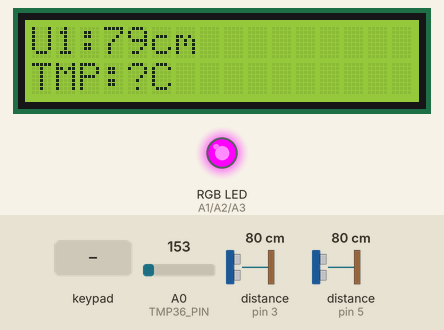
This sketch was run on a simulated Arduino Uno, built with avr-gcc and run on an emulated ATmega328P. Shown: 16×2 character LCD, an RGB LED mixed from three pins (HIGH = lit). Wiring (inferred from the names in the program): 2 × ultrasonic range finder: trigger pin 2, echo pin 3 / trigger pin 4, echo pin 5. Wiring (inferred from the signals the program sends): 4×4 keypad with keys 1 2 3 A 4 5 6 B 7 8 9 C * 0 # D: rows pin 6, pin 7, pin 8, pin 9; columns pin 10, pin 11, pin 12, pin 13. Inputs (shaded band) come from the test bench; at power-on: distance to the obstacle (sensors on pin 3, pin 5) 80 cm, A0 (TMP36_PIN) = 153. The echo pulse lasts 58.3 µs per cm; pins used as bus, display or sensor lines are not drawn; what the sketch prints to the serial monitor is not drawn.

Above: at 2.8 s.
2.9 s: distance to the obstacle (sensor on pin 3) set to 2 cm
At 4.5 s:
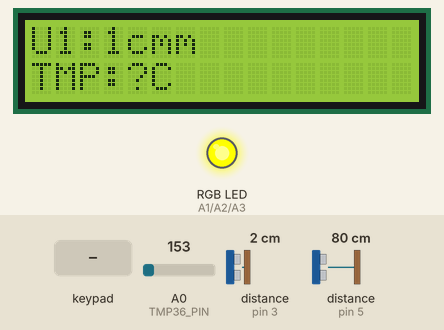
6.9 s: keypad keys 1 2 D pressed 0.4 s apart
At 7.78 s:
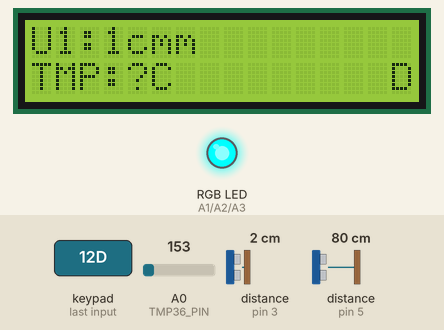
9.6 s: keypad keys 2 5 # pressed 0.4 s apart
At 10.47 s:
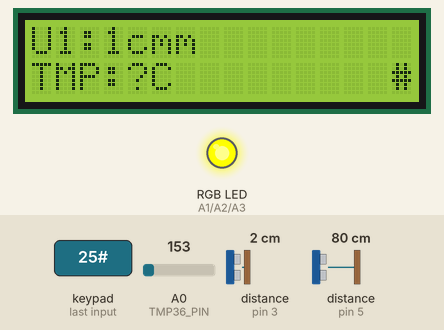
12.3 s: distance to the obstacle (sensor on pin 3) set to 4 cm
At 14.1 s:
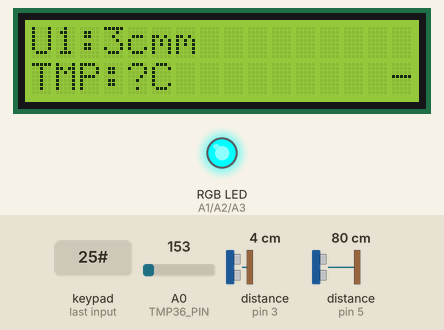
14.2 s: distance to the obstacle (sensor on pin 5) set to 2 cm
At 18.5 s:
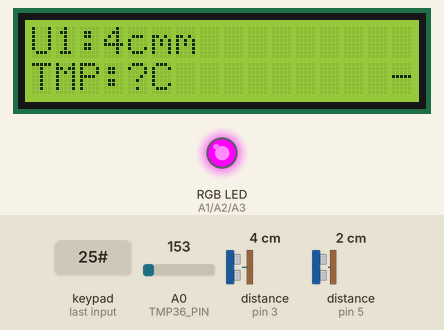
Timing chart, 0 to 19.2 s (numbered marks = the images above; inputs shaded):
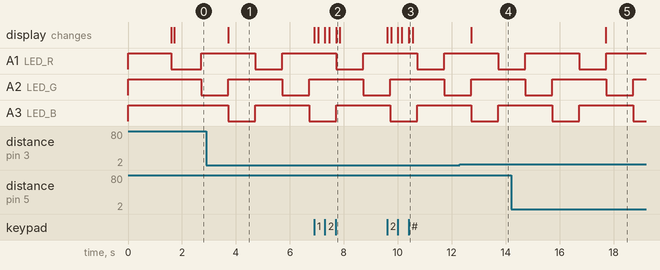

The sketch:

Setup_Testing.ino
```cpp
/*
Ultrasonic1 Trig : D2
            Echo : D3
Ultrasonic2 Trig : D4
            Echo : D5

I2C LCD     SDA : A4
            SCL : A5

Keypad      Row1 : D6
            Row2 : D7
            Row3 : D8
            Row4 : D9
            Col1 : D10
            Col2 : D11
            Col3 : D12
            Col4 : D13

TMP         Vout : A0

RGB LED     R : A1
            G : A2
            B : A3
*/

#include <Wire.h>
#include <LiquidCrystal_I2C.h>

// ==========================================
// 1. การกำหนดขาอุปกรณ์ (Pin Mapping)
// ==========================================
const int TRIG_1 = 2;
const int ECHO_1 = 3;

const int TRIG_2 = 4;
const int ECHO_2 = 5;

const int TMP36_PIN = A0;

// ขา RGB LED (Common Anode)
const int LED_R = A1;
const int LED_G = A2;
const int LED_B = A3;

LiquidCrystal_I2C lcd(0x27, 16, 2);

// ==========================================
// ตัวแปรระบบ
// ==========================================
unsigned long lastSensorRead = 0;
const long sensorInterval = 1000; // อ่านค่าเซนเซอร์ทุกๆ 1 วินาที
char currentKeyPressed = '-';     // เก็บสถานะปุ่มกดปัจจุบัน (เริ่มต้นเป็น '-')

// ตัวแประบบทดสอบ RGB LED
unsigned long lastRgbChange = 0;
const long rgbInterval = 1000;    // สลับสีทุก 1 วินาที (1000ms)
int rgbState = 0;                 // 0 = Red, 1 = Green, 2 = Blue

// ฟังก์ชันเปิดสี RGB (Common Anode: LOW = ติด, HIGH = ดับ)
void setRGBColor(bool red, bool green, bool blue) {
  digitalWrite(LED_R, red ? LOW : HIGH);
  digitalWrite(LED_G, green ? LOW : HIGH);
  digitalWrite(LED_B, blue ? LOW : HIGH);
}

// ฟังก์ชันอ่านระยะทาง Ultrasonic (cm)
float readUltrasonic(int trigPin, int echoPin) {
  digitalWrite(trigPin, LOW);
  delayMicroseconds(4);
  digitalWrite(trigPin, HIGH);
  delayMicroseconds(10);
  digitalWrite(trigPin, LOW);

  long duration = pulseIn(echoPin, HIGH, 30000);
  if (duration == 0) return -1.0;
  return (duration * 0.0343) / 2.0;
}

// ตัวแประดับ Global สำหรับจำค่าอุณหภูมิที่ผ่านการกรองแล้ว
float smoothedTemp = -999.0;

float readTMP36() {
  // 1. อ่านค่าสะสม 50 ครั้งเพื่อตัด Noise สัญญาณไฟฟ้าเบื้องต้น
  long sumRaw = 0;
  int samples = 50;
  for (int i = 0; i < samples; i++) {
    sumRaw += analogRead(TMP36_PIN);
    delayMicroseconds(300);
  }

  float avgRaw = (float)sumRaw / samples;
  float voltage = avgRaw * (5.0 / 1023.0);
  float rawTemp = ((voltage - 0.5) * 100.0 * -1.0) + 17.0; // สูตรชดเชยค่าเดิมของคุณ

  // 2. กำหนดค่าเริ่มต้นในครั้งแรกที่เปิดเครื่อง
  if (smoothedTemp == -999.0) {
    smoothedTemp = rawTemp;
  }

  // 3. ใช้ Exponential Moving Average (EMA) เพื่อกรองการกระชาก
  // alpha = 0.05 หมายถึง รับค่าใหม่ 5% + ค่าเก่า 95% (ยิ่งค่าน้อย ยิ่งนิ่งนุ่มนวล)
  float alpha = 0.05;
  smoothedTemp = (alpha * rawTemp) + ((1.0 - alpha) * smoothedTemp);

  return smoothedTemp + 9;
}

// ฟังก์ชันจัดฟอร์แมตและแสดงผลบน LCD 16x2
void updateLCD(float dist1, float dist2, float temp) {
  // --- บรรทัดที่ 1 (Row 0): U1 (ซ้าย) & U2 (ขวา) ---
  char u1Str[10], u2Str[10];
  if (dist1 >= 0) snprintf(u1Str, sizeof(u1Str), "U1:%dcm", (int)dist1);
  else strcpy(u1Str, "U1:ERR");

  if (dist2 >= 0) snprintf(u2Str, sizeof(u2Str), "U2:%dcm", (int)dist2);
  else strcpy(u2Str, "U2:ERR");

  int len1 = strlen(u1Str);
  int len2 = strlen(u2Str);
  int spaces0 = 16 - len1 - len2;
  if (spaces0 < 0) spaces0 = 0;

  char line0[17];
  snprintf(line0, sizeof(line0), "%s%*s%s", u1Str, spaces0, "", u2Str);

  lcd.setCursor(0, 0);
  lcd.print(line0);

  // --- บรรทัดที่ 2 (Row 1): TMP (ซ้าย) & KP (ขวา) ---
  char tmpStr[10], kpStr[6];
  snprintf(tmpStr, sizeof(tmpStr), "TMP:%.1fC", temp);
  snprintf(kpStr, sizeof(kpStr), "KP:%c", currentKeyPressed);

  int lenT = strlen(tmpStr);
  int lenK = strlen(kpStr);
  int spaces1 = 16 - lenT - lenK;
  if (spaces1 < 0) spaces1 = 0;

  char line1[17];
  snprintf(line1, sizeof(line1), "%s%*s%s", tmpStr, spaces1, "", kpStr);

  lcd.setCursor(0, 1);
  lcd.print(line1);
}

void setup() {
  Serial.begin(9600);

  pinMode(TRIG_1, OUTPUT);
  pinMode(ECHO_1, INPUT);
  pinMode(TRIG_2, OUTPUT);
  pinMode(ECHO_2, INPUT);

  // ตั้งค่าขา RGB LED
  pinMode(LED_R, OUTPUT);
  pinMode(LED_G, OUTPUT);
  pinMode(LED_B, OUTPUT);
  setRGBColor(false, false, false); // ปิดไฟทั้งหมดก่อนเริ่มต้น

  // ตั้งค่าขา Keypad (Rows 6-9 เป็น OUTPUT, Cols 10-13 เป็น INPUT_PULLUP)
  for (int i = 6; i <= 9; i++) {
    pinMode(i, OUTPUT);
    digitalWrite(i, HIGH);
  }
  for (int i = 10; i <= 13; i++) {
    pinMode(i, INPUT_PULLUP);
  }

  lcd.init();
  lcd.backlight();
  lcd.clear();

  lcd.setCursor(0, 0);
  lcd.print("== System Test ==");
  lcd.setCursor(0, 1);
  lcd.print("Initializing...");

  delay(1500);
  lcd.clear();
}

void loop() {
  // ----------------------------------------------------
  // 1. สแกน Keypad Manual
  // ----------------------------------------------------
  char detectedKey = 0;

  // Row 1 (D6 = LOW) -> 1, 2, 3, A
  digitalWrite(6, LOW); digitalWrite(7, HIGH); digitalWrite(8, HIGH); digitalWrite(9, HIGH);
  if      (digitalRead(10) == LOW) detectedKey = '1';
  else if (digitalRead(11) == LOW) detectedKey = '2';
  else if (digitalRead(12) == LOW) detectedKey = '3';
  else if (digitalRead(13) == LOW) detectedKey = 'A';

  // Row 2 (D7 = LOW) -> 4, 5, 6, B
  digitalWrite(6, HIGH); digitalWrite(7, LOW); digitalWrite(8, HIGH); digitalWrite(9, HIGH);
  if      (digitalRead(10) == LOW) detectedKey = '4';
  else if (digitalRead(11) == LOW) detectedKey = '5';
  else if (digitalRead(12) == LOW) detectedKey = '6';
  else if (digitalRead(13) == LOW) detectedKey = 'B';

  // Row 3 (D8 = LOW) -> 7, 8, 9, C
  digitalWrite(6, HIGH); digitalWrite(7, HIGH); digitalWrite(8, LOW); digitalWrite(9, HIGH);
  if      (digitalRead(10) == LOW) detectedKey = '7';
  else if (digitalRead(11) == LOW) detectedKey = '8';
  else if (digitalRead(12) == LOW) detectedKey = '9';
  else if (digitalRead(13) == LOW) detectedKey = 'C';

  // Row 4 (D9 = LOW) -> *, 0, #, D
  digitalWrite(6, HIGH); digitalWrite(7, HIGH); digitalWrite(8, HIGH); digitalWrite(9, LOW);
  if      (digitalRead(10) == LOW) detectedKey = '*';
  else if (digitalRead(11) == LOW) detectedKey = '0';
  else if (digitalRead(12) == LOW) detectedKey = '#';
  else if (digitalRead(13) == LOW) detectedKey = 'D';

  // กำหนดค่าปุ่มกดปัจจุบัน: ถ้ามีการกดให้ใช้ปุ่มนั้น ถ้ากดปล่อยมือให้เปลี่ยนเป็น '-'
  char keyNow = (detectedKey != 0) ? detectedKey : '-';

  // อัปเดตเฉพาะจุดขวาล่างทันทีเมื่อมีการเปลี่ยนแปลง (เพื่อให้ตอบสนองได้รวดเร็ว)
  if (keyNow != currentKeyPressed) {
    currentKeyPressed = keyNow;
    lcd.setCursor(15, 1);
    lcd.print(currentKeyPressed);
  }

  // ----------------------------------------------------
  // 2. ทดสอบสลับสี RGB LED ทุกๆ 1 วินาที (แดง -> เขียว -> น้ำเงิน)
  // ----------------------------------------------------
  if (millis() - lastRgbChange >= rgbInterval) {
    lastRgbChange = millis();

    if (rgbState == 0) {
      setRGBColor(true, false, false); // สีแดง
    } else if (rgbState == 1) {
      setRGBColor(false, true, false); // สีเขียว
    } else if (rgbState == 2) {
      setRGBColor(false, false, true); // สีน้ำเงิน
    }

    rgbState = (rgbState + 1) % 3; // วนรอบสเตท 0 -> 1 -> 2 -> 0
  }

  // ----------------------------------------------------
  // 3. อ่านค่าเซนเซอร์และอัปเดตหน้าจอ LCD ทุกๆ 1 วินาที
  // ----------------------------------------------------
  if (millis() - lastSensorRead >= sensorInterval) {
    lastSensorRead = millis();

    float dist1 = readUltrasonic(TRIG_1, ECHO_1);
    delay(30);
    float dist2 = readUltrasonic(TRIG_2, ECHO_2);
    float temp = readTMP36();

    // แสดงผลออก Serial Monitor
    Serial.println("-----------------------------------------");
    Serial.print("U1 (D2/D3) : ");
    if (dist1 >= 0) { Serial.print(dist1, 1); Serial.println(" cm"); }
    else { Serial.println("ERR"); }

    Serial.print("U2 (D4/D5) : ");
    if (dist2 >= 0) { Serial.print(dist2, 1); Serial.println(" cm"); }
    else { Serial.println("ERR"); }

    Serial.print("TMP36 (A0) : ");
    Serial.print(temp, 1);
    Serial.println(" C");

    updateLCD(dist1, dist2, temp);


  }
}
```

Measured:
- after the input at 2.9 s, the display: changes after 0.81 s (image 1)
- after the input at 6.9 s, the display: first changes at once (image 2 shows a later state)
- after the input at 9.6 s, the display: first changes at once (image 3 shows a later state)
- after the input at 12.3 s, the display: changes after 0.41 s (image 4)
- after the input at 14.2 s, the display: changes after 3.5 s (image 5)
- by itself, A2 (LED_G): alternates HIGH for 2.0 s and LOW for 1.0 s
